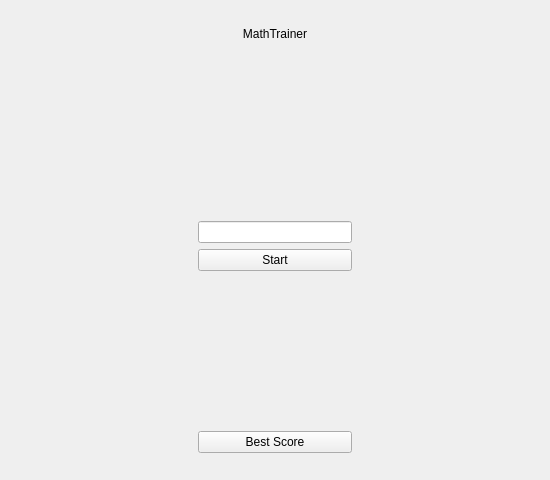
<?xml version="1.0" encoding="UTF-8"?>
<ui version="4.0">
 <class>MainWindow</class>
 <widget class="QMainWindow" name="MainWindow">
  <property name="geometry">
   <rect>
    <x>0</x>
    <y>0</y>
    <width>550</width>
    <height>480</height>
   </rect>
  </property>
  <property name="sizePolicy">
   <sizepolicy hsizetype="Expanding" vsizetype="Expanding">
    <horstretch>0</horstretch>
    <verstretch>1</verstretch>
   </sizepolicy>
  </property>
  <property name="minimumSize">
   <size>
    <width>0</width>
    <height>0</height>
   </size>
  </property>
  <property name="windowTitle">
   <string>MainWindow</string>
  </property>
  <widget class="QWidget" name="centralwidget">
   <layout class="QHBoxLayout" name="horizontalLayout">
    <item>
     <widget class="QStackedWidget" name="stackedWidget">
      <property name="currentIndex">
       <number>0</number>
      </property>
      <widget class="QWidget" name="Greeting">
       <layout class="QHBoxLayout" name="horizontalLayout_2">
        <item>
         <spacer name="horizontalSpacer">
          <property name="orientation">
           <enum>Qt::Horizontal</enum>
          </property>
          <property name="sizeHint" stdset="0">
           <size>
            <width>40</width>
            <height>20</height>
           </size>
          </property>
         </spacer>
        </item>
        <item>
         <widget class="QFrame" name="Frame1">
          <layout class="QVBoxLayout" name="verticalLayout">
           <item>
            <widget class="QLabel" name="labelGameName">
             <property name="text">
              <string>MathTrainer</string>
             </property>
             <property name="alignment">
              <set>Qt::AlignCenter</set>
             </property>
            </widget>
           </item>
           <item>
            <spacer name="verticalSpacer_2">
             <property name="orientation">
              <enum>Qt::Vertical</enum>
             </property>
             <property name="sizeHint" stdset="0">
              <size>
               <width>20</width>
               <height>40</height>
              </size>
             </property>
            </spacer>
           </item>
           <item>
            <widget class="QLabel" name="labelWarning">
             <property name="text">
              <string/>
             </property>
             <property name="alignment">
              <set>Qt::AlignCenter</set>
             </property>
            </widget>
           </item>
           <item>
            <widget class="QLineEdit" name="InputName">
             <property name="alignment">
              <set>Qt::AlignCenter</set>
             </property>
            </widget>
           </item>
           <item>
            <widget class="QPushButton" name="ButtonStart">
             <property name="text">
              <string>Start</string>
             </property>
            </widget>
           </item>
           <item>
            <spacer name="verticalSpacer">
             <property name="orientation">
              <enum>Qt::Vertical</enum>
             </property>
             <property name="sizeHint" stdset="0">
              <size>
               <width>20</width>
               <height>40</height>
              </size>
             </property>
            </spacer>
           </item>
           <item>
            <widget class="QPushButton" name="ButtonBest_Score">
             <property name="text">
              <string>Best Score</string>
             </property>
            </widget>
           </item>
          </layout>
         </widget>
        </item>
        <item>
         <spacer name="horizontalSpacer_2">
          <property name="orientation">
           <enum>Qt::Horizontal</enum>
          </property>
          <property name="sizeHint" stdset="0">
           <size>
            <width>40</width>
            <height>20</height>
           </size>
          </property>
         </spacer>
        </item>
       </layout>
      </widget>
      <widget class="QWidget" name="page_2">
       <layout class="QHBoxLayout" name="horizontalLayout_4">
        <item>
         <spacer name="horizontalSpacer_3">
          <property name="orientation">
           <enum>Qt::Horizontal</enum>
          </property>
          <property name="sizeType">
           <enum>QSizePolicy::MinimumExpanding</enum>
          </property>
          <property name="sizeHint" stdset="0">
           <size>
            <width>40</width>
            <height>20</height>
           </size>
          </property>
         </spacer>
        </item>
        <item>
         <widget class="QFrame" name="Frame2">
          <layout class="QVBoxLayout" name="verticalLayout_3">
           <item>
            <widget class="QLabel" name="label">
             <property name="text">
              <string/>
             </property>
             <property name="alignment">
              <set>Qt::AlignCenter</set>
             </property>
            </widget>
           </item>
           <item>
            <spacer name="verticalSpacer_5">
             <property name="orientation">
              <enum>Qt::Vertical</enum>
             </property>
             <property name="sizeHint" stdset="0">
              <size>
               <width>20</width>
               <height>40</height>
              </size>
             </property>
            </spacer>
           </item>
           <item>
            <layout class="QHBoxLayout" name="horizontalLayout_12">
             <item>
              <widget class="QListWidget" name="ListLevels">
               <property name="sizePolicy">
                <sizepolicy hsizetype="Expanding" vsizetype="Expanding">
                 <horstretch>100</horstretch>
                 <verstretch>0</verstretch>
                </sizepolicy>
               </property>
               <property name="maximumSize">
                <size>
                 <width>182</width>
                 <height>45</height>
                </size>
               </property>
               <property name="font">
                <font>
                 <stylestrategy>PreferDefault</stylestrategy>
                </font>
               </property>
               <property name="cursor" stdset="0">
                <cursorShape>PointingHandCursor</cursorShape>
               </property>
               <property name="focusPolicy">
                <enum>Qt::StrongFocus</enum>
               </property>
               <property name="verticalScrollBarPolicy">
                <enum>Qt::ScrollBarAlwaysOff</enum>
               </property>
               <property name="tabKeyNavigation">
                <bool>false</bool>
               </property>
               <property name="dragEnabled">
                <bool>false</bool>
               </property>
               <property name="dragDropMode">
                <enum>QAbstractItemView::NoDragDrop</enum>
               </property>
               <property name="defaultDropAction">
                <enum>Qt::CopyAction</enum>
               </property>
               <property name="textElideMode">
                <enum>Qt::ElideRight</enum>
               </property>
               <property name="flow">
                <enum>QListView::LeftToRight</enum>
               </property>
               <property name="resizeMode">
                <enum>QListView::Fixed</enum>
               </property>
               <property name="spacing">
                <number>0</number>
               </property>
               <property name="viewMode">
                <enum>QListView::ListMode</enum>
               </property>
              </widget>
             </item>
             <item>
              <layout class="QVBoxLayout" name="verticalLayout_5">
               <item>
                <widget class="QPushButton" name="PlayButton">
                 <property name="cursor">
                  <cursorShape>PointingHandCursor</cursorShape>
                 </property>
                 <property name="text">
                  <string>Play</string>
                 </property>
                </widget>
               </item>
              </layout>
             </item>
            </layout>
           </item>
           <item>
            <spacer name="verticalSpacer_4">
             <property name="orientation">
              <enum>Qt::Vertical</enum>
             </property>
             <property name="sizeHint" stdset="0">
              <size>
               <width>20</width>
               <height>40</height>
              </size>
             </property>
            </spacer>
           </item>
           <item>
            <layout class="QHBoxLayout" name="horizontalLayout_5">
             <item>
              <spacer name="horizontalSpacer_5">
               <property name="orientation">
                <enum>Qt::Horizontal</enum>
               </property>
               <property name="sizeHint" stdset="0">
                <size>
                 <width>40</width>
                 <height>20</height>
                </size>
               </property>
              </spacer>
             </item>
             <item>
              <widget class="QLabel" name="labelLevel">
               <property name="text">
                <string>Your level: </string>
               </property>
              </widget>
             </item>
            </layout>
           </item>
           <item>
            <widget class="QLabel" name="term">
             <property name="minimumSize">
              <size>
               <width>320</width>
               <height>0</height>
              </size>
             </property>
             <property name="maximumSize">
              <size>
               <width>16777215</width>
               <height>16777215</height>
              </size>
             </property>
             <property name="frameShadow">
              <enum>QFrame::Plain</enum>
             </property>
             <property name="text">
              <string/>
             </property>
             <property name="alignment">
              <set>Qt::AlignCenter</set>
             </property>
            </widget>
           </item>
           <item>
            <layout class="QHBoxLayout" name="horizontalLayout_3">
             <item>
              <widget class="QPushButton" name="CheckButton">
               <property name="text">
                <string>Check</string>
               </property>
              </widget>
             </item>
             <item>
              <widget class="QLineEdit" name="lineAnswer">
               <property name="maximumSize">
                <size>
                 <width>100</width>
                 <height>16777215</height>
                </size>
               </property>
               <property name="alignment">
                <set>Qt::AlignCenter</set>
               </property>
              </widget>
             </item>
            </layout>
           </item>
           <item>
            <layout class="QHBoxLayout" name="horizontalLayout_14">
             <item>
              <widget class="QProgressBar" name="progressBar">
               <property name="minimum">
                <number>0</number>
               </property>
               <property name="maximum">
                <number>100</number>
               </property>
               <property name="value">
                <number>100</number>
               </property>
               <property name="alignment">
                <set>Qt::AlignCenter</set>
               </property>
               <property name="textVisible">
                <bool>true</bool>
               </property>
               <property name="orientation">
                <enum>Qt::Horizontal</enum>
               </property>
               <property name="format">
                <string>%p</string>
               </property>
              </widget>
             </item>
             <item>
              <widget class="QLCDNumber" name="lcdNumber">
               <property name="enabled">
                <bool>true</bool>
               </property>
               <property name="font">
                <font>
                 <family>Times New Roman</family>
                 <pointsize>9</pointsize>
                 <weight>50</weight>
                 <italic>false</italic>
                 <bold>false</bold>
                 <underline>false</underline>
                 <strikeout>false</strikeout>
                </font>
               </property>
               <property name="whatsThis">
                <string/>
               </property>
               <property name="layoutDirection">
                <enum>Qt::LeftToRight</enum>
               </property>
               <property name="autoFillBackground">
                <bool>false</bool>
               </property>
               <property name="inputMethodHints">
                <set>Qt::ImhNone</set>
               </property>
               <property name="frameShape">
                <enum>QFrame::NoFrame</enum>
               </property>
               <property name="frameShadow">
                <enum>QFrame::Raised</enum>
               </property>
               <property name="lineWidth">
                <number>0</number>
               </property>
               <property name="midLineWidth">
                <number>0</number>
               </property>
               <property name="smallDecimalPoint">
                <bool>false</bool>
               </property>
               <property name="digitCount">
                <number>3</number>
               </property>
               <property name="mode">
                <enum>QLCDNumber::Dec</enum>
               </property>
               <property name="segmentStyle">
                <enum>QLCDNumber::Filled</enum>
               </property>
               <property name="value" stdset="0">
                <double>0.000000000000000</double>
               </property>
               <property name="intValue" stdset="0">
                <number>0</number>
               </property>
              </widget>
             </item>
            </layout>
           </item>
           <item>
            <spacer name="verticalSpacer_11">
             <property name="orientation">
              <enum>Qt::Vertical</enum>
             </property>
             <property name="sizeHint" stdset="0">
              <size>
               <width>20</width>
               <height>40</height>
              </size>
             </property>
            </spacer>
           </item>
           <item>
            <spacer name="verticalSpacer_3">
             <property name="orientation">
              <enum>Qt::Vertical</enum>
             </property>
             <property name="sizeHint" stdset="0">
              <size>
               <width>20</width>
               <height>40</height>
              </size>
             </property>
            </spacer>
           </item>
           <item>
            <widget class="QPushButton" name="ButtonBest_Score2">
             <property name="text">
              <string>Best Score</string>
             </property>
            </widget>
           </item>
          </layout>
         </widget>
        </item>
        <item>
         <spacer name="horizontalSpacer_4">
          <property name="orientation">
           <enum>Qt::Horizontal</enum>
          </property>
          <property name="sizeHint" stdset="0">
           <size>
            <width>40</width>
            <height>20</height>
           </size>
          </property>
         </spacer>
        </item>
       </layout>
      </widget>
      <widget class="QWidget" name="page">
       <layout class="QVBoxLayout" name="verticalLayout_7">
        <item>
         <widget class="QFrame" name="Frame3">
          <layout class="QVBoxLayout" name="verticalLayout_2">
           <item>
            <widget class="QLabel" name="StatName">
             <property name="maximumSize">
              <size>
               <width>16777215</width>
               <height>30</height>
              </size>
             </property>
             <property name="text">
              <string>TextLabel</string>
             </property>
             <property name="alignment">
              <set>Qt::AlignCenter</set>
             </property>
            </widget>
           </item>
           <item>
            <widget class="QCustomPlot" name="plot" native="true">
             <property name="minimumSize">
              <size>
               <width>400</width>
               <height>250</height>
              </size>
             </property>
             <property name="maximumSize">
              <size>
               <width>16777215</width>
               <height>600</height>
              </size>
             </property>
            </widget>
           </item>
           <item>
            <layout class="QHBoxLayout" name="horizontalLayout_6">
             <item>
              <spacer name="horizontalSpacer_6">
               <property name="orientation">
                <enum>Qt::Horizontal</enum>
               </property>
               <property name="sizeHint" stdset="0">
                <size>
                 <width>40</width>
                 <height>20</height>
                </size>
               </property>
              </spacer>
             </item>
             <item>
              <widget class="QPushButton" name="Start3">
               <property name="text">
                <string>To game choose</string>
               </property>
              </widget>
             </item>
             <item>
              <spacer name="horizontalSpacer_7">
               <property name="orientation">
                <enum>Qt::Horizontal</enum>
               </property>
               <property name="sizeHint" stdset="0">
                <size>
                 <width>40</width>
                 <height>20</height>
                </size>
               </property>
              </spacer>
             </item>
            </layout>
           </item>
          </layout>
         </widget>
        </item>
       </layout>
      </widget>
      <widget class="QWidget" name="page_3"/>
     </widget>
    </item>
   </layout>
  </widget>
 </widget>
 <customwidgets>
  <customwidget>
   <class>QCustomPlot</class>
   <extends>QWidget</extends>
   <header>qcustomplot.h</header>
   <container>1</container>
  </customwidget>
 </customwidgets>
 <tabstops>
  <tabstop>InputName</tabstop>
  <tabstop>ButtonStart</tabstop>
  <tabstop>ButtonBest_Score</tabstop>
  <tabstop>ListLevels</tabstop>
  <tabstop>PlayButton</tabstop>
  <tabstop>CheckButton</tabstop>
  <tabstop>lineAnswer</tabstop>
  <tabstop>ButtonBest_Score2</tabstop>
  <tabstop>Start3</tabstop>
 </tabstops>
 <resources/>
 <connections/>
</ui>
